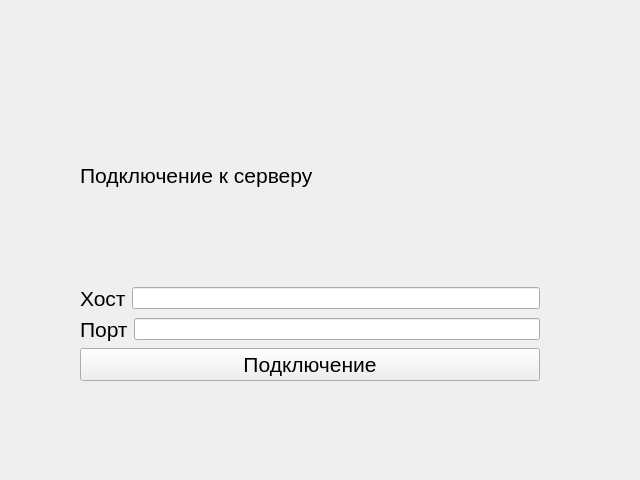
<?xml version="1.0" encoding="UTF-8"?>
<ui version="4.0">
 <class>network</class>
 <widget class="QWidget" name="network">
  <property name="geometry">
   <rect>
    <x>0</x>
    <y>0</y>
    <width>640</width>
    <height>480</height>
   </rect>
  </property>
  <property name="windowTitle">
   <string>Form</string>
  </property>
  <widget class="QWidget" name="verticalLayoutWidget_2">
   <property name="geometry">
    <rect>
     <x>80</x>
     <y>70</y>
     <width>460</width>
     <height>311</height>
    </rect>
   </property>
   <layout class="QVBoxLayout" name="verticalLayout_2">
    <item>
     <layout class="QVBoxLayout" name="verticalLayout">
      <item>
       <widget class="QLabel" name="label_3">
        <property name="font">
         <font>
          <pointsize>16</pointsize>
         </font>
        </property>
        <property name="text">
         <string>Подключение к серверу</string>
        </property>
       </widget>
      </item>
      <item>
       <layout class="QHBoxLayout" name="horizontalLayout">
        <item>
         <widget class="QLabel" name="label">
          <property name="font">
           <font>
            <pointsize>16</pointsize>
           </font>
          </property>
          <property name="text">
           <string>Хост</string>
          </property>
         </widget>
        </item>
        <item>
         <widget class="QLineEdit" name="host"/>
        </item>
       </layout>
      </item>
      <item>
       <layout class="QHBoxLayout" name="horizontalLayout_2">
        <item>
         <widget class="QLabel" name="label_2">
          <property name="font">
           <font>
            <pointsize>16</pointsize>
           </font>
          </property>
          <property name="text">
           <string>Порт</string>
          </property>
         </widget>
        </item>
        <item>
         <widget class="QLineEdit" name="port"/>
        </item>
       </layout>
      </item>
     </layout>
    </item>
    <item>
     <widget class="QPushButton" name="send">
      <property name="enabled">
       <bool>true</bool>
      </property>
      <property name="font">
       <font>
        <pointsize>16</pointsize>
       </font>
      </property>
      <property name="text">
       <string>Подключение</string>
      </property>
     </widget>
    </item>
   </layout>
  </widget>
 </widget>
 <resources/>
 <connections/>
</ui>
